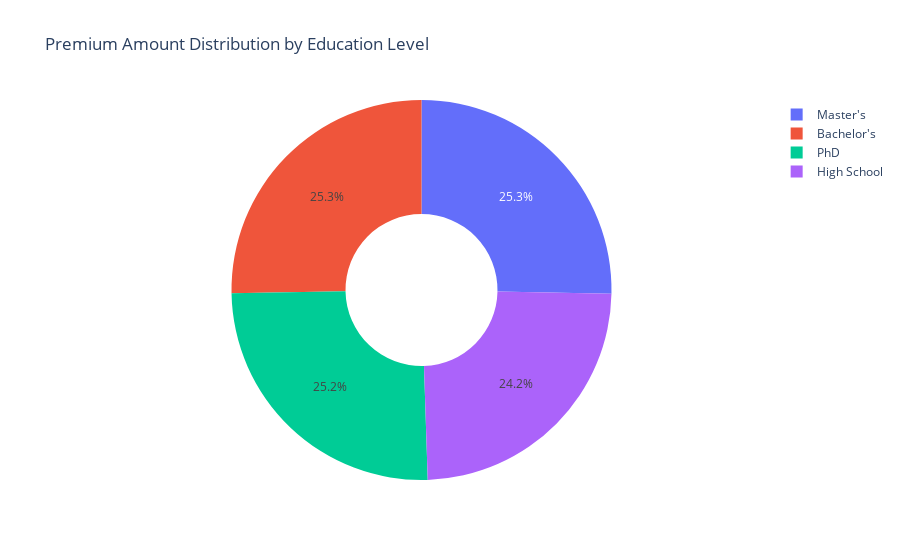

Write notebook code for a chart like this one.
### Code cell
fig = px.pie(education_count, 
             names='Education Level', 
             values='Premium Amount', 
             title="Premium Amount Distribution by Education Level",
             hole=0.4)

fig.show()

### Figure 1 — Plotly figure (JSON) as saved in the notebook; plotly's stock layout.template omitted (floating-point values rounded to 4 significant figures)
{"data": [{"domain": {"x": [0, 1], "y": [0, 1]}, "hole": 0.4, "hovertemplate": "Education Level=%{label}<br>Premium Amount=%{value}<extra></extra>", "labels": ["Bachelor's", "High School", "Master's", "PhD"], "legendgroup": "", "name": "", "showlegend": true, "type": "pie", "values": [334400000.0, 319800000.0, 334800000.0, 334100000.0]}], "layout": {"legend": {"tracegroupgap": 0}, "title": {"text": "Premium Amount Distribution by Education Level"}}}
